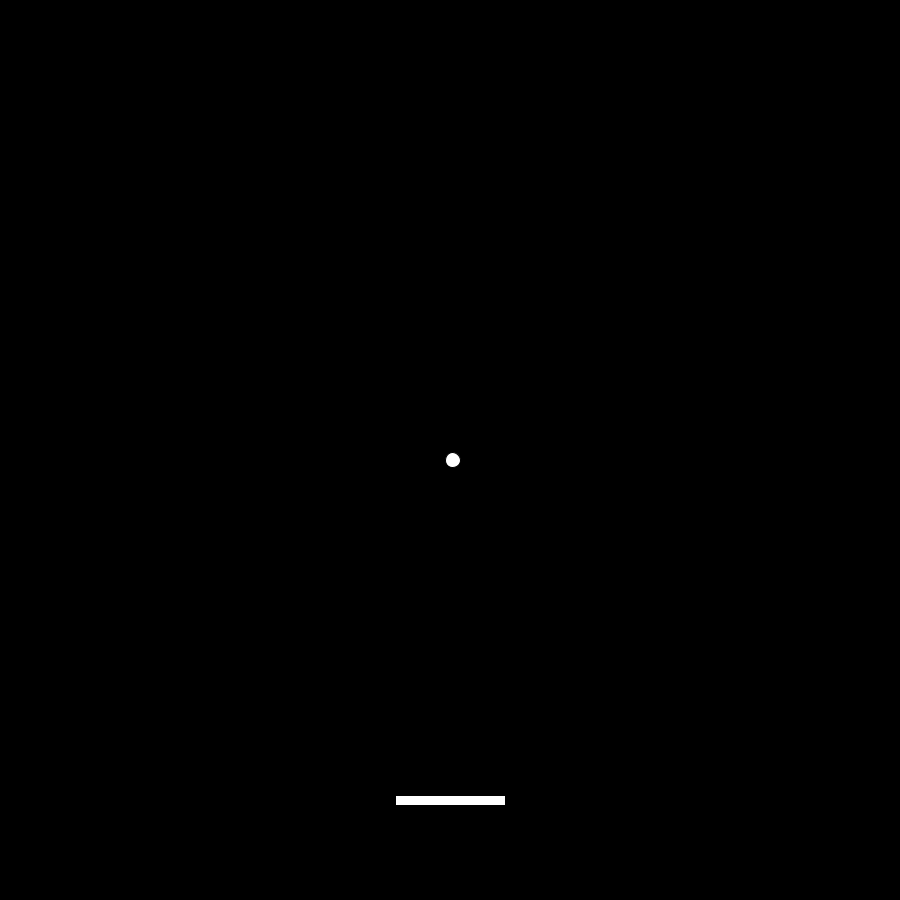
Frame 1 (no input)
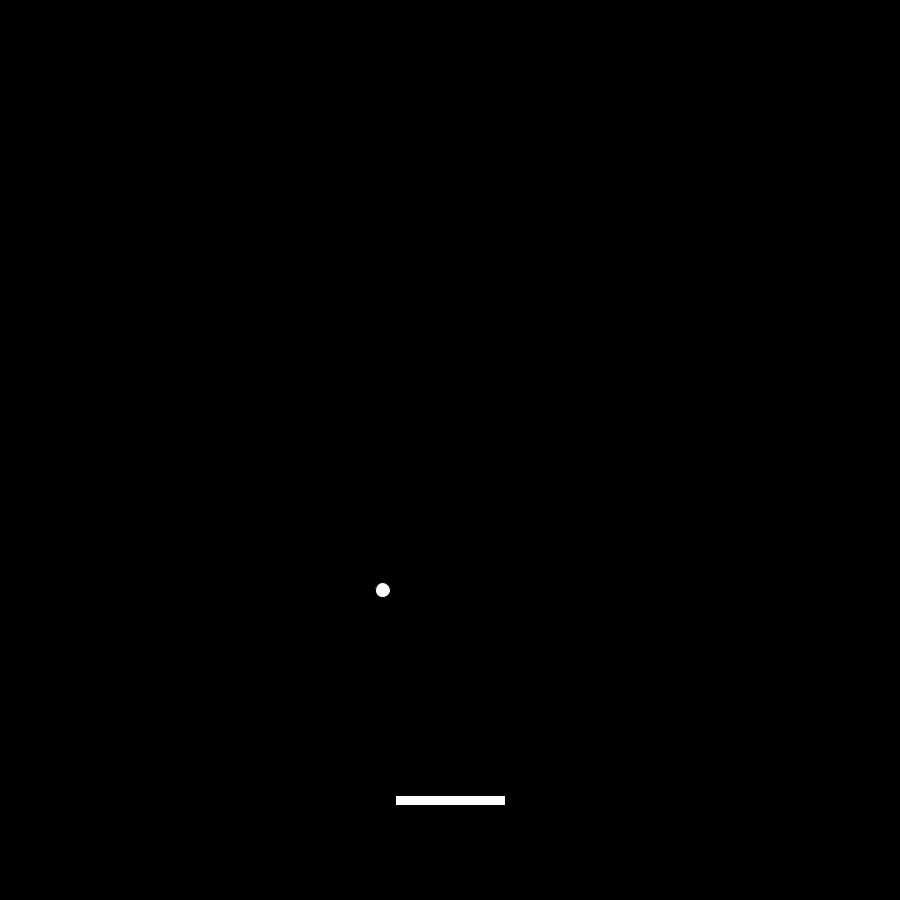
Frame 60 (the mouse pressed at the canvas centre just before this capture)
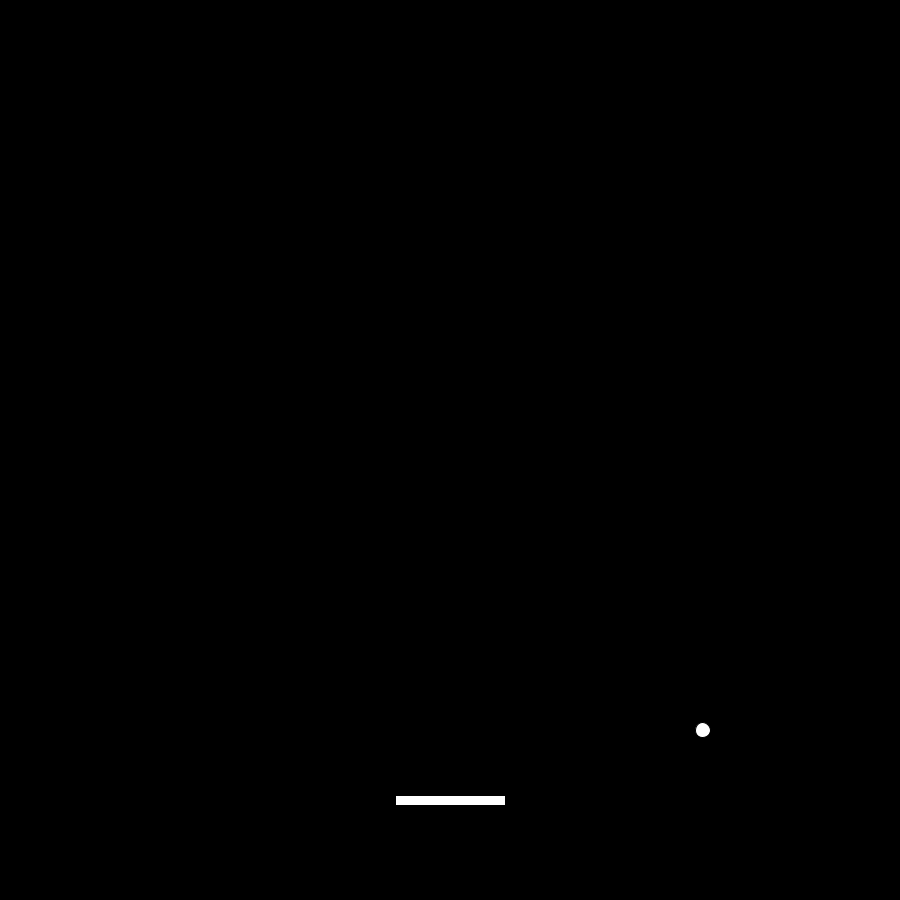
Frame 120 (the mouse held since frame 60 and released just before this capture)

The Processing sketch that drew these frames (run headless with seeded random() and noise(); from frame 60 on, the mouse is pressed at the canvas centre):

// Processing sketch: Breakout
// ── Breakout.pde
Ball ball;
Paddle paddle;
Brick brick;

void setup() {
  size(900, 900);
  ball = new Ball(width/2, height/2, 15, 15); //Sexy Ball
  paddle = new Paddle(width/2, 800, 110, 10);
  brick = new Brick(900/2, 200, 20, 20);
}

void draw() {
  background(0);
  paddle.draw();
  paddle.update();
  
  ball.move();
  ball.edgecheck();
  ball.draw();
}

void keyPressed() {
  if (key == 'a') {
    paddle.movePaddle(-15);
  } else if (key == 'd') {
    paddle.movePaddle(15);
  }
}

// ── Ball.pde
public class Ball extends Shape {
  
  color colour;
  float xSpd, ySpd;
  boolean ballOut;
  
  Ball(float x, float y, float w, float h) {
    super(x, y, w, h);
    colour = color(255, 255, 255);
    //Ball Physics Stuff
    reset();
    }
  
  void draw() {
   fill(colour);
   ellipse(x, y, w, h);
  }
  
  int randomInt() { //Gets a random number through 1 and 5
    return int(random(1, 5));
  }
  
  void move() {
    x = x + xSpd;
    y = y +ySpd;
  }
  
  void reset() { //Resets ball after game over
    x = width/2;
    y = height/2;
    //float angle = 46;
    xSpd = random(-10, 10); 
    ySpd = 10; 
  }
  
  void edgecheck() {
    if (x < 0 || x > width) {
      xSpd *= -1;
    }
    if (y < 0) {
     ySpd *= -1;
    }
    if (y > height) {
      ballOut = true;
      reset();
    } //Bottom of screen
  }
  
  void hitsPaddle(Paddle paddle) {
  }
}

// ── Brick.pde
public class Brick extends Shape {
  //Globals
  color colour;
  
  
  Brick(float x, float y, float w, float h) {
    super(x, y, w, h);
    colour = color(255, 255, 200);
  }
  
  void draw() {
    fill(colour);
    rect(x, y, w, h);
  }
}

// ── Display.pde
int appWidth, appHeight;

void display() {
  //Display Orentation: Test Square of Doom
  println(width, height, displayWidth, displayHeight);
  appWidth = width;
  appHeight = height;
}  

// ── MapGenerator.pde
class MapGenerator {
  int map [][]; //Build breakout maps with array?
  int brickWidth;
  int brickHeight;
  
  MapGenerator(int row, int col) {
    map = new int[row][col];
    for (int []map1 : map) {
      for(int i=0; i < map[0].length; i++){
        map1[i] = 1;
      }
    }
    brickWidth = 900/col;
    brickHeight = 900/row;
  }
  
  void draw() {
  
  }
}

// ── Paddle.pde
public class Paddle extends Shape {
  
  color colour;
  float xSpd;
  
  
  Paddle(float x, float y, float w, float h) {
    super(x, y, w, h);
    colour = color(255, 255, 255);
    xSpd = 0;
  }
  
  void draw() {
    fill(colour);
    rectMode(CENTER);
    rect(x, y, w, h);
  }
  
  //Set
  void movePaddle(float spd){
    xSpd = spd;
  }
  
  void update() {
    x += xSpd;
    x = constrain(x, w/2, width - w/2);
  }
}

// ── Shape.pde
abstract class Shape {
  //Global
  float x;
  float y;
  float w;
  float h;
  
  //Constructor
  Shape(float x, float y, float w, float h) {
    this.x = x;
    this.y = y;
    this.w = w;
    this.h = h;
  }
}
